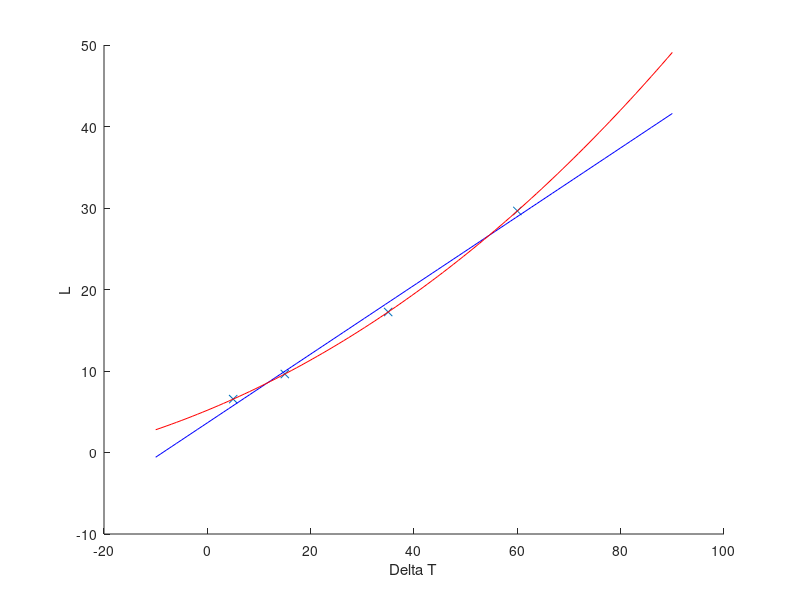

MATLAB code to generate this figure: (Note: this script raises an error after producing the figure.)
% Exercise 1: Statistics and analyzing estimators

deltaT = [5; 15; 35; 60];
L = [6.55; 9.63; 17.24; 29.64];

% (a) Plot the data
hold on;
plot(deltaT, L, Marker="x");    

% (b) Experimental values of L_0 and A:
% WARNING: do not rename variables this will break the tests!
% Computation on Paper
A = 0.421;
L_0 = 3.638;

p = polyfit(deltaT, L, 1);
disp(p);

x1 = linspace(-10, 90);
y1 = polyval(p,x1);
plot(x1, y1, "Color",'b');

% (c) Fit third order polynomial to data
% WARNING: do not rename variables this will break the tests!
poly_coeffs = polyfit(deltaT, L, 3);
y1 = polyval(poly_coeffs,x1);
plot(x1, y1, "Color",'r');

% legend('Points', '1 Degree', '3 Degree');
xlabel("Delta T");
ylabel("L");

% (d) Validate fits with additional measurement
deltaT_val = 70;
L_val = 32.89;

plot(deltaT_val, L_val, Color='g', Marker='*', LineWidth=3);
